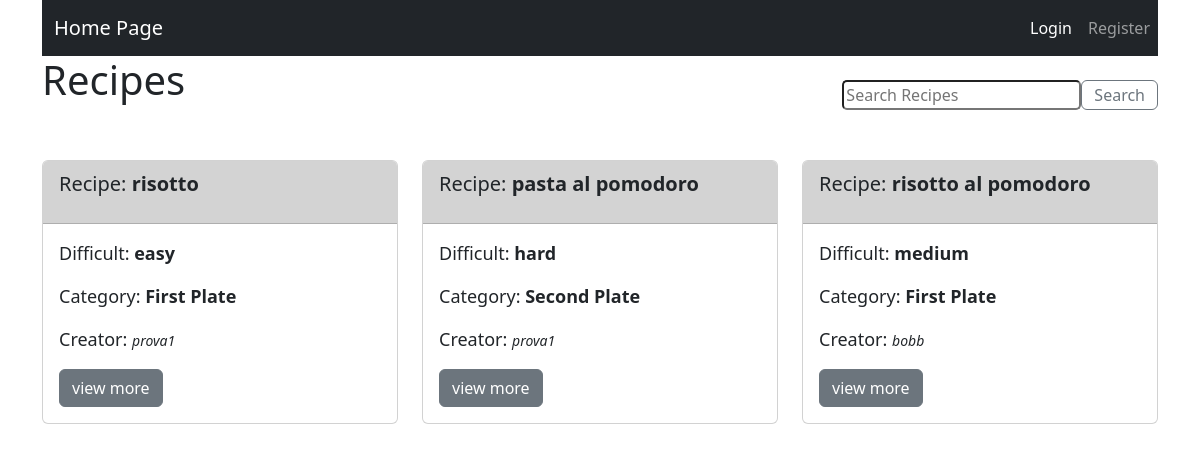
/HomeRecipes/, run on an earlier commit of the app's database.
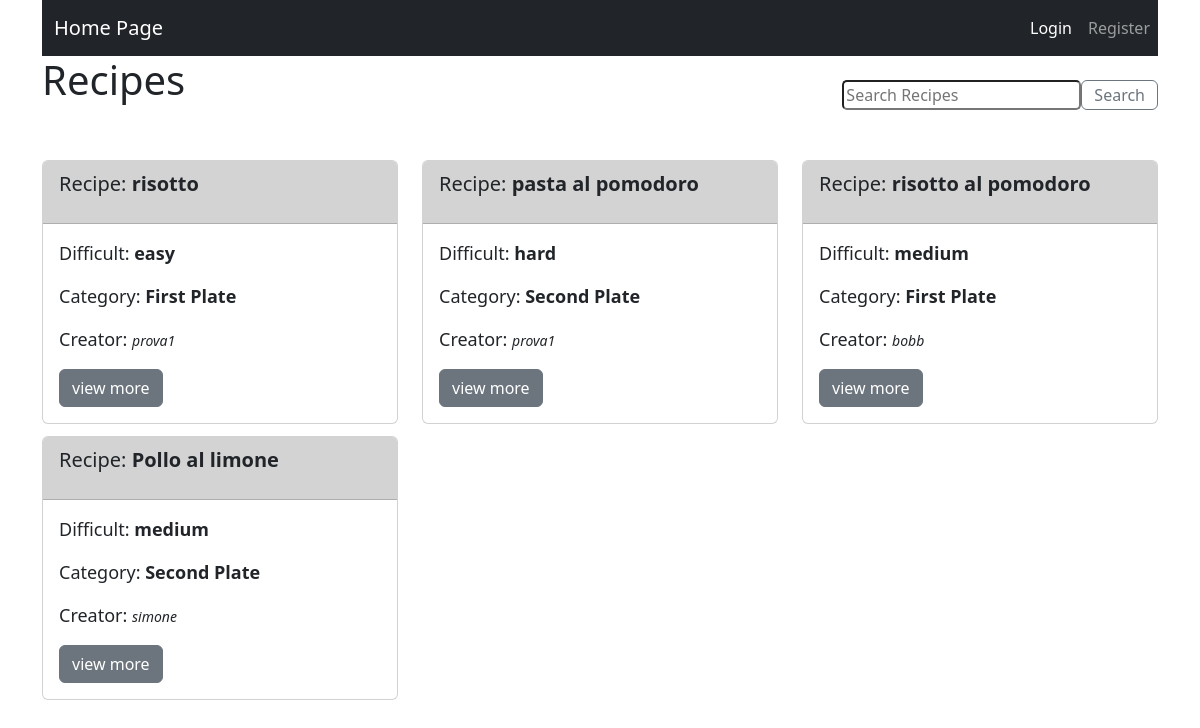
And on a later commit of the database.
### recipes/models.py (models this page shows)
class Recipe(models.Model):
    recipesName = models.CharField(max_length=30)
    recipesDifficult = models.CharField(max_length=30)
    category = models.CharField(blank=True, max_length=30, null=True)
    users = models.ForeignKey(User, blank=True, null=True, on_delete=models.CASCADE)
    description = models.CharField(max_length=2000, null=True)  # deve consentire una breve descrizione del piatto
    favorite = models.ManyToManyField(User, related_name='favorite_recipe')
    images = models.ImageField(null=True, upload_to='recipe_images/', blank=True)

### pages/views.py (the view)
# urls.py: path('HomeRecipes/', views.seeAllRecipes, name='home_recipes'),
def seeAllRecipes(request):
    dati_ricette_queryset = Recipe.objects.all()  # recupera tutti gli oggetti
    return render(request, 'HomeWithRecipes.html', {'dati_ricette_queryset': dati_ricette_queryset})

### templates/HomeWithRecipes.html (shortened to what this page needs)
{% extends 'home.html' %}
{% block content %}
    <div class="row">
        <div class="col-md-6">
            <h1>Recipes</h1>
        </div>
        <div class="col-md-6">
            <br>
            <div class="text-end">
                <form action="{% url 'home_researching_recipes' %}" method="get" class="form-container">
                    <input type="search" name='search' placeholder="Search Recipes" style="border-radius: 5px"
                           class="input-field">
                    <button class="btn btn-outline-secondary" type="submit">Search</button>
                </form>
                <br>
            </div>
        </div>
    </div>
    <br><br>
    <div class="row">
        {% for dati_query in dati_ricette_queryset %}
            <div class="col-md-4" style="padding-bottom: 12px">
                <div class="card">
                    <div class="card-header" style="background-color: lightgray">
                        <p style="font-size: 20px">Recipe: <a style="font-weight: bold"> {{ dati_query.recipesName }}</a>
                        </p>
                    </div>
                    <div class="card-body">
                        <div class="form-group">
                            <p style="font-size: 18px">Difficult: <a
                                    style="font-weight: bold">{{ dati_query.recipesDifficult }}</a></p>
                        </div>
                        <div class="form-group">
                            <p style="font-size: 18px">Category: <a
                                    style="font-weight: bold">{{ dati_query.category }}</a></p>
                        </div>
                        <div class="form-group">
                            <p style="font-size: 18px">Creator: <a
                                    style="font-style: italic; font-size: 14px">{{ dati_query.users }}</a></p>
                        </div>
                        <a class="btn btn-secondary" href="{% url 'home_see_recipe' dati_query.id %}" role="button">view
                            more</a>
                    </div>
                </div>
            </div>
        {% endfor %}
    </div>
{% endblock %}

What changed in the data, as far as the page shows it:
added Recipe: recipesName "Pollo al limone", recipesDifficult "medium", category "Second Plate", users "simone"
